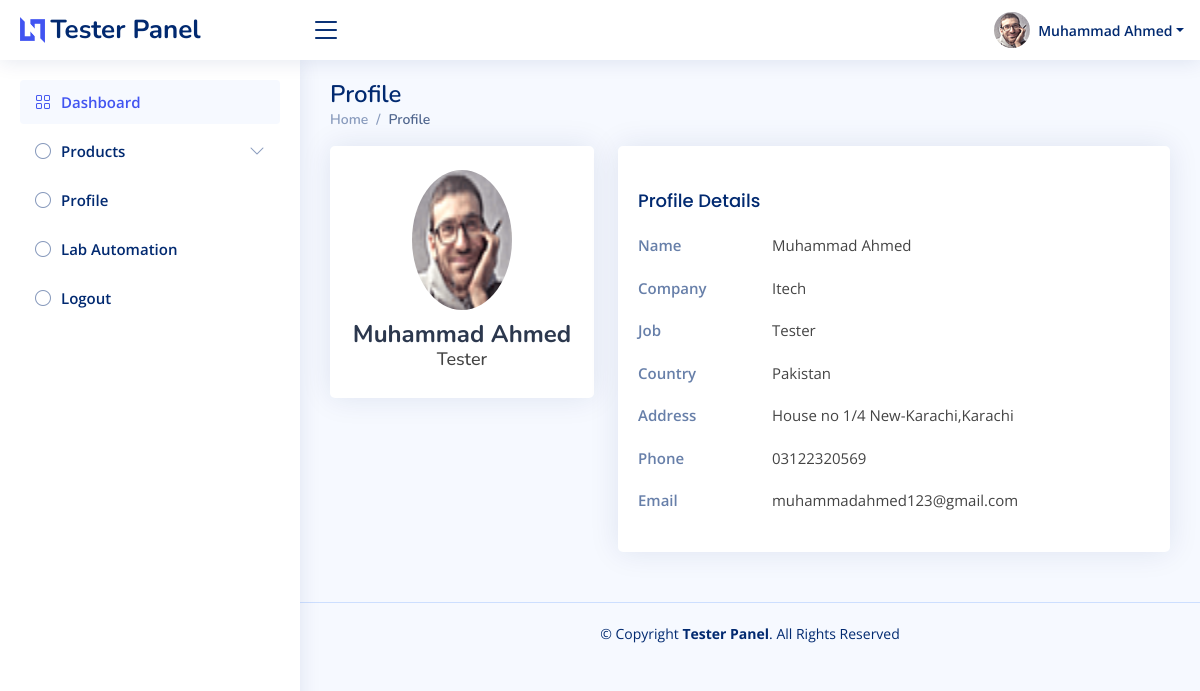
Screenshot of /Tester/profile.php (signed in) with the database file from the repository.
### tables this page shows
CREATE TABLE `addtesters` (
  `t_id` int(11) NOT NULL,
  `t_name` varchar(50) DEFAULT NULL,
  `t_email` varchar(50) DEFAULT NULL,
  `t_username` varchar(50) DEFAULT NULL,
  `t_password` varchar(50) DEFAULT NULL,
  `t_image` text NOT NULL
);

### Tester/profile.php (the view, shortened to what this page needs)
<?php require "config.php"; ?>
<?php include "Shared/header.php"; ?>
<?php include "Shared/aside.php"; ?>
<?php
$select="SELECT * from addtesters where t_id='$tid'";
$run=mysqli_query($connect,$select);
$row=mysqli_fetch_array($run);
?>
<main id="main" class="main">
    <div class="pagetitle">
      <h1>Profile</h1>
      <nav>
        <ol class="breadcrumb">
          <li class="breadcrumb-item"><a href="index.html">Home</a></li>
          <li class="breadcrumb-item active">Profile</li>
        </ol>
      </nav>
    </div>
    <section class="section profile">
      <div class="row">
        <div class="col-xl-4">
          <div class="card">
            <div class="card-body profile-card pt-4 d-flex flex-column align-items-center">
              <img src="images/<?php echo $row['t_image'] ?>" alt="Profile" class="rounded-circle" style="height: 140px; width: 100px;">
              <h2><?php echo $row['t_name'] ?></h2>
              <h3>Tester</h3>
            </div>
          </div>
        </div>
        <div class="col-xl-8">
          <div class="card">
            <div class="card-body pt-3">
              <div class="tab-content pt-2">
                <div class="tab-pane fade show active profile-overview" id="profile-overview">
                  <h5 class="card-title">Profile Details</h5>
                  <div class="row">
                    <div class="col-lg-3 col-md-4 label ">Name</div>
                    <div class="col-lg-9 col-md-8"><?php echo $row['t_name'] ?></div>
                  </div>
                  <div class="row">
                    <div class="col-lg-3 col-md-4 label">Company</div>
                    <div class="col-lg-9 col-md-8">Itech</div>
                  </div>
                  <div class="row">
                    <div class="col-lg-3 col-md-4 label">Job</div>
                    <div class="col-lg-9 col-md-8">Tester</div>
                  </div>
                  <div class="row">
                    <div class="col-lg-3 col-md-4 label">Country</div>
                    <div class="col-lg-9 col-md-8">Pakistan</div>
                  </div>
                  <div class="row">
                    <div class="col-lg-3 col-md-4 label">Address</div>
                    <div class="col-lg-9 col-md-8">House no 1/4 New-Karachi,Karachi</div>
                  </div>
                  <div class="row">
                    <div class="col-lg-3 col-md-4 label">Phone</div>
                    <div class="col-lg-9 col-md-8">03122320569</div>
                  </div>
                  <div class="row">
                    <div class="col-lg-3 col-md-4 label">Email</div>
                    <div class="col-lg-9 col-md-8"><?php echo $row['t_email'] ?></div>
                  </div>
                </div>
              </div>
            </div>
          </div>
        </div>
      </div>
    </section>
  </main>
<?php include "Shared/footer.php"; ?>

### Tester/shared/header.php (shortened to what this page needs)
<?php
  if(isset($_SESSION['t_username']) && isset($_SESSION['t_password'])){
    $tid= $_SESSION['tid'];
  }
  else{
    header("location:login.php");
  }
?>
<?php require "config.php"; ?>
<!DOCTYPE html>
<html lang="en">
<head>
  <link href="assets/vendor/bootstrap/css/bootstrap.min.css" rel="stylesheet">
  <link href="assets/vendor/bootstrap-icons/bootstrap-icons.css" rel="stylesheet">
  <link href="assets/vendor/boxicons/css/boxicons.min.css" rel="stylesheet">
  <link href="assets/vendor/quill/quill.snow.css" rel="stylesheet">
  <link href="assets/vendor/quill/quill.bubble.css" rel="stylesheet">
  <link href="assets/vendor/remixicon/remixicon.css" rel="stylesheet">
  <link href="assets/vendor/simple-datatables/style.css" rel="stylesheet">
  <link href="assets/css/style.css" rel="stylesheet">
</head>
<body>
<?php
$select="SELECT * from addtesters where t_id='$tid'";
$run=mysqli_query($connect,$select);
$row=mysqli_fetch_array($run);
?>
  <header id="header" class="header fixed-top d-flex align-items-center">
    <div class="d-flex align-items-center justify-content-between">
      <a href="index.php" class="logo d-flex align-items-center">
        <img src="assets/img/logo.png" alt="">
        <span class="d-none d-lg-block">Tester Panel</span>
      </a>
      <i class="bi bi-list toggle-sidebar-btn"></i>
    </div>
    <nav class="header-nav ms-auto">
      <ul class="d-flex align-items-center">
        <li class="nav-item dropdown pe-3">
          <a class="nav-link nav-profile d-flex align-items-center pe-0" href="#" data-bs-toggle="dropdown">
            <img src="images/<?php echo $row['t_image'] ?>" alt="Profile" class="rounded-circle">
            <span class="d-none d-md-block dropdown-toggle ps-2"><?php echo $row['t_name'] ?></span>
          </a>
        </li>
      </ul>
    </nav>
  </header>

### Tester/assets/css/style.css (style rules this page uses)
:root { scroll-behavior: smooth; }
body { font-family: "Open Sans", sans-serif; background: #f6f9ff; color: #444444; }
a { color: #4154f1; text-decoration: none; }
h1, h2, h3, h4, h5, h6 { font-family: "Nunito", sans-serif; }
#main { margin-top: 60px; padding: 20px 30px; transition: all 0.3s; }
.pagetitle { margin-bottom: 10px; }
.pagetitle h1 { font-size: 24px; margin-bottom: 0; font-weight: 600; color: #012970; }
.card { margin-bottom: 30px; border: none; border-radius: 5px; box-shadow: 0px 0 30px rgba(1, 41, 112, 0.1); }
.card-title { padding: 20px 0 15px 0; font-size: 18px; font-weight: 500; color: #012970; font-family: "Poppins", sans-serif; }
.card-body { padding: 0 20px 20px 20px; }
.breadcrumb { font-size: 14px; font-family: "Nunito", sans-serif; color: #899bbd; font-weight: 600; }
.breadcrumb a { color: #899bbd; transition: 0.3s; }
.breadcrumb .breadcrumb-item::before { color: #899bbd; }
.breadcrumb .active { color: #51678f; font-weight: 600; }
.logo { line-height: 1; }
@media (min-width: 1200px) { .logo { width: 280px; } }
.logo img { max-height: 26px; margin-right: 6px; }
.logo span { font-size: 26px; font-weight: 700; color: #012970; font-family: "Nunito", sans-serif; }
.header { transition: all 0.5s; z-index: 997; height: 60px; box-shadow: 0px 2px 20px rgba(1, 41, 112, 0.1); background-color: #fff; padding-left: 20px; }
.header .toggle-sidebar-btn { font-size: 32px; padding-left: 10px; cursor: pointer; color: #012970; }
.header-nav ul { list-style: none; }
.header-nav>ul { margin: 0; padding: 0; }
.header-nav .nav-profile { color: #012970; }
.header-nav .nav-profile img { max-height: 36px; }
.header-nav .nav-profile span { font-size: 14px; font-weight: 600; }
@media (min-width: 1200px) { #main, #footer { margin-left: 300px; } }
.profile .profile-card img { max-width: 120px; }
.profile .profile-card h2 { font-size: 24px; font-weight: 700; color: #2c384e; margin: 10px 0 0 0; }
.profile .profile-card h3 { font-size: 18px; }
.profile .profile-overview .row { margin-bottom: 20px; font-size: 15px; }
.profile .profile-overview .card-title { color: #012970; }
.profile .profile-overview .label { font-weight: 600; color: rgba(1, 41, 112, 0.6); }

### rows the page displays
addtesters: t_image (picture), t_name "Muhammad Ahmed", t_email "muhammadahmed123@gmail.com"
